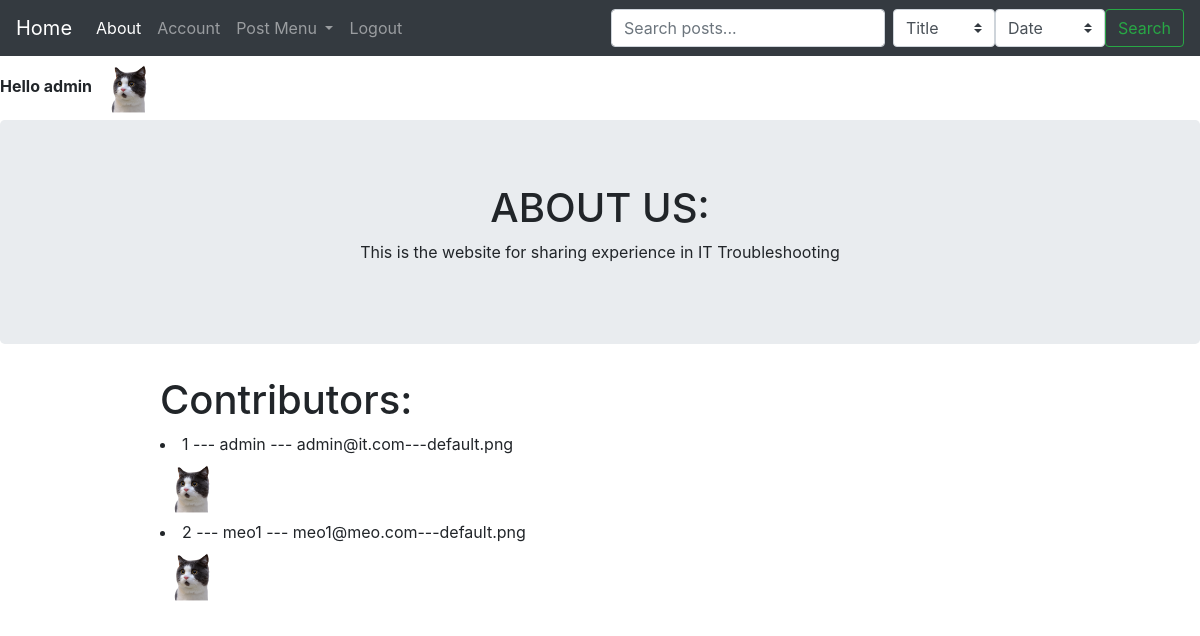
The page /about (signed in) on the database its author committed.
### source/models.py (models this page shows, shortened)
class User(db.Model, UserMixin):
	__tablename__ = 'user_table'
	id = db.Column(db.Integer, primary_key=True)
	username = db.Column(db.String(30), unique=True, index =True, nullable=False)
	email = db.Column(db.String(40), unique=True, index =True, nullable=False)
	avatar = db.Column(db.String(30), nullable=False, default='default.png')
	password_hash = db.Column(db.String(128), nullable=False)
	post = db.relationship('Post', backref='author', lazy=True)

### source/core/views.py (the view)
@core.route('/about')
def about():
	user_list = User.query.all()
	return render_template('about.html', user_list=user_list)

### source/models.py (called while the page is built)
@lm.user_loader
def load_user(user_id):
	return User.query.get(user_id)

### source/templates/about.html
{% extends 'base.html' %}
{% block content %}
	<div class="current-page jumbotron">
	<h1>ABOUT US: </h1>
	<p>This is the website for sharing experience in IT Troubleshooting</p>
	</div>
	<div class="list">
	<h1>Contributors: </h1>
	{% for user in user_list %}
	<li>{{ user.id }} --- {{ user.username }} --- {{ user.email }}---{{ user.avatar }}</li>
	<img src="{{ url_for('static', filename='profile_pics/' + user.avatar) }}" width="64" height="64">
	{% endfor %}
	</div>
{% endblock %}

### source/templates/base.html (shortened to what this page needs)
<!DOCTYPE html>
<html>
<head>
	<link rel="stylesheet" href="https://stackpath.bootstrapcdn.com/bootstrap/4.3.1/css/bootstrap.min.css">
	<link rel="stylesheet" href="static/basic.css">
</head>
<body>
	<nav class="navbar navbar-expand-lg navbar-dark bg-dark">
	  <a class="navbar-brand" href="{{ url_for('core.index') }}">Home</a>
	  <div class="collapse navbar-collapse" id="navbarSupportedContent">
	    <ul class="navbar-nav mr-auto">
	      <li class="nav-item active">
	        <a class="nav-link" href="{{ url_for('core.about') }}">About <span class="sr-only">(current)</span></a>
	      </li>
	      {% if current_user.is_authenticated %}
	      <li class="nav-item">
	        <a class="nav-link" href="{{ url_for('user.account', user_id=current_user.id) }}">Account</a>
	      </li>
	      <li class="nav-item dropdown">
	        <a class="nav-link dropdown-toggle" href="#" id="navbarDropdown" role="button" data-toggle="dropdown" aria-haspopup="true" aria-expanded="false">
	          Post Menu
	        </a>
	      </li>
	      <li class="nav-item">
	        <a class="nav-link" href="{{ url_for('user.logout') }}" tabindex="-1">Logout</a>
	      </li>
	      {% endif %}
	    </ul>
	  </div>
	  <form class="form-inline my-2 my-lg-0" action="{{url_for('post.search')}}">
      <input class="form-control mr-sm-2" type="search" placeholder="Search posts..." aria-label="Search" name="keyword">
		  <select class="custom-select" id="inputGroupSelect04" aria-label="Example select with button addon" name="search_by">
		    <option selected value="title">Title</option>
		  </select>
		  <select class="custom-select" id="inputGroupSelect04" aria-label="Example select with button addon" name="sort">
		    <option selected value="date">Date</option>
		  </select>
      <button class="btn btn-outline-success my-2 my-sm-0" type="submit">Search</button>
    </form>
	</nav>
	{% if current_user.is_authenticated %}
	<strong>Hello {{current_user.username}}</strong>
	<img src="{{ url_for('static', filename='profile_pics/' + current_user.avatar) }}"  width="64" height="64">
	{% endif %}
{% block content %}
{% endblock %}
</body>
</html>

### source/static/basic.css (style rules this page uses)
.current-page { text-align: center; }
.list { margin-top:20px; margin-right:40px; margin-bottom:80px; margin-left:160px; }

### rows shown on the page
User: username "admin", avatar (placeholder picture), id "1", email "admin@it.com", avatar "default.png"
User: id "2", username "meo1", email "meo1@meo.com", avatar "default.png", avatar (placeholder picture)
